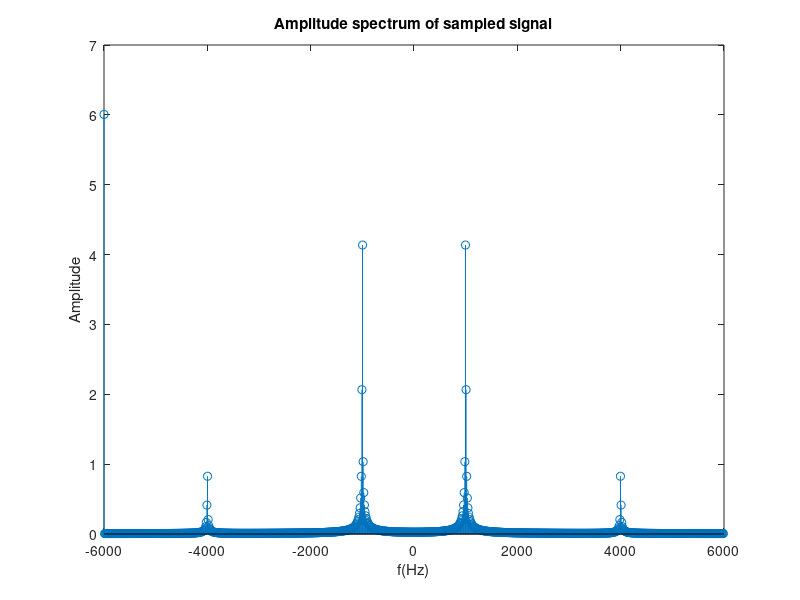
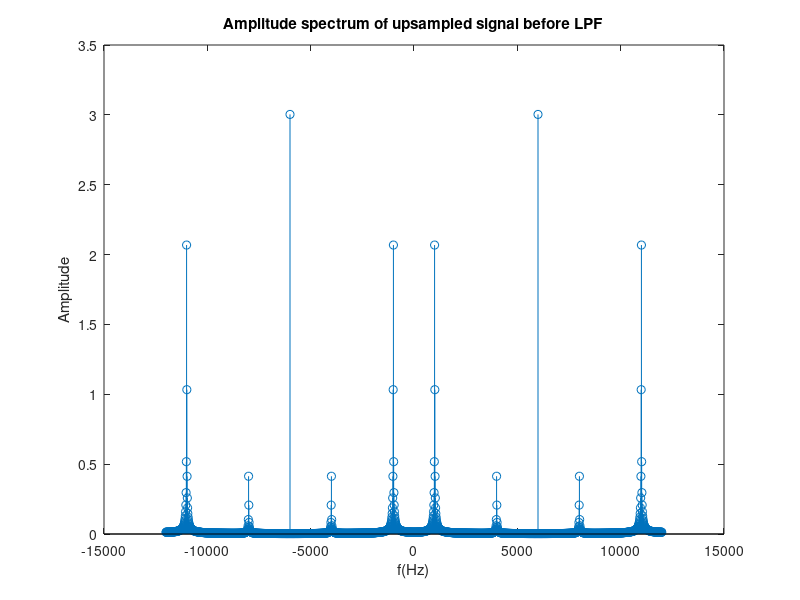
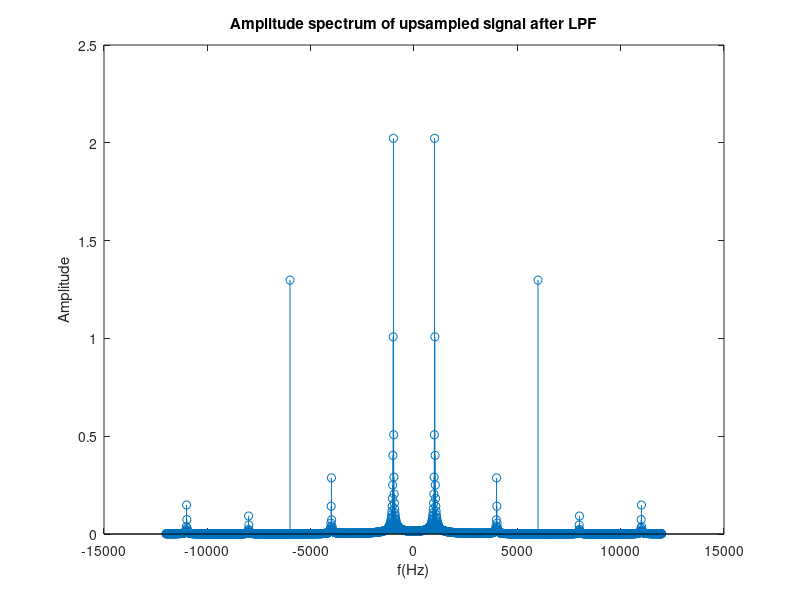
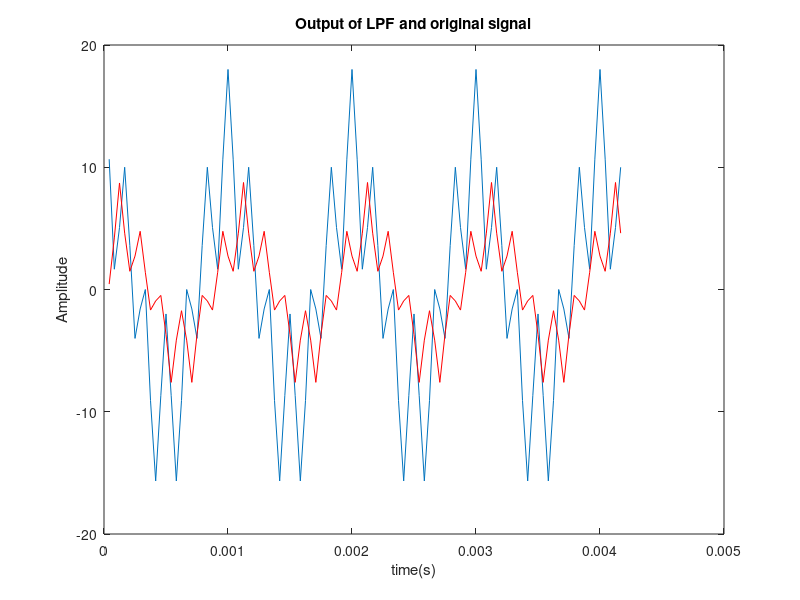

The MATLAB script that drew these images, in order:
%% ------------------Script file: Part d) of EXP 1 (DSP lab) ----------%%

clc;
clear;
close all;

% sampling freq 
Fs=12e3;
% time interval
Ts = 1/Fs;
% original analog time interval
Tsorig = 1/48e3;
% 'analog' sampling freq
Fsorig = 1/Tsorig;
% length of sampling base
L = 1000;
% time base original
torig = (0:(Fsorig/Fs)*L-1)*Tsorig;

% sampling time base
t = (0:L-1)*Ts;

% generate original signal
xorig = 10*cos(2*pi*1e3*torig)+6*cos(2*pi*6e3*torig)+2*cos(2*pi*4*1e3*torig);
% sampled signal
x = 10*cos(2*pi*1e3*t)+6*cos(2*pi*6e3*t)+2*cos(2*pi*4*1e3*t);

%% --------------------------FFT of sampled signal --------------------- %%
% frequency base for sampled signal
f1 = (-L/2:L/2-1)*Fs/L;

% generate fft
fft_x = fftshift(fft(x));
%find amplitudes
amp_fft_x1 = abs(fft_x/L);

figure;
stem(f1,amp_fft_x1);
title('Amplitude spectrum of sampled signal');
xlabel('f(Hz)');
ylabel('Amplitude');

%% ------------------------ upsample the signal ------------------------ %%
x_upsampl = upsample(x,2);

%% ----------------------- Display signal FFT before LPF ----------------%%
% length of upsampled signal
L_up = L*2;
% frequency of sampling
F_up = Fs*2;
% frequency base
f_up = (-L_up/2:L_up/2-1)*(F_up/L_up);

% generate fft
fft_x = fftshift(fft(x_upsampl));
%find amplitudes
amp_fft_x1 = abs(fft_x/L_up);

figure;
stem(f_up,amp_fft_x1);
title('Amplitude spectrum of upsampled signal before LPF');
xlabel('f(Hz)');
ylabel('Amplitude');

%% ------------------------ Low pass filter ---------------------------- %%

% find filter coefficients for 4th order LPF
lpf = fir1(4,6e3/F_up,'low'); % FIR clock is 24 kHz

% pass signal through LPF
out = filter(lpf,1,x_upsampl);

% generate fft
fft_x = fftshift(fft(out));
%find amplitudes
amp_fft_x1 = abs(fft_x/L_up);

figure;
stem(f_up,amp_fft_x1);
title('Amplitude spectrum of upsampled signal after LPF');
xlabel('f(Hz)');
ylabel('Amplitude');

%% ------------------------------ Comparison --------------------------- %%

% sample original signal at 24 kHz
t24sampl = (1:24e3)/24e3;

x24sampl = 10*cos(2*pi*1e3*t24sampl)+6*cos(2*pi*6e3*t24sampl)+2*cos(2*pi*4*1e3*t24sampl);
 
% plot original signal sampled at 24 kHz and output of LPF
figure;
plot(t24sampl(1:100),x24sampl(1:100));
hold on;
plot(t24sampl(1:100),out(1:100),'r');
xlabel('time(s)');
ylabel('Amplitude');
title('Output of LPF and original signal');
